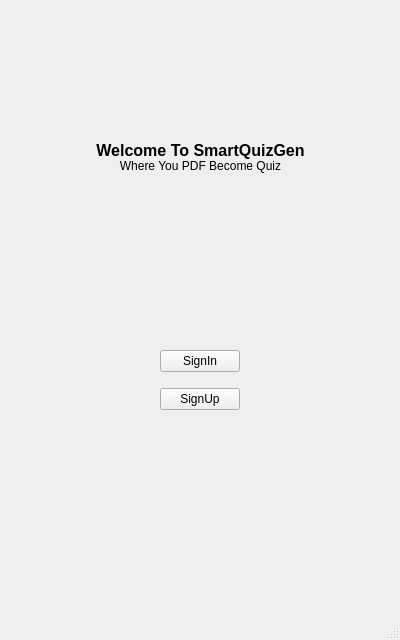
<?xml version="1.0" encoding="UTF-8"?>
<ui version="4.0">
 <class>MainWindow</class>
 <widget class="QMainWindow" name="MainWindow">
  <property name="enabled">
   <bool>true</bool>
  </property>
  <property name="geometry">
   <rect>
    <x>0</x>
    <y>0</y>
    <width>400</width>
    <height>640</height>
   </rect>
  </property>
  <property name="minimumSize">
   <size>
    <width>400</width>
    <height>640</height>
   </size>
  </property>
  <property name="maximumSize">
   <size>
    <width>400</width>
    <height>640</height>
   </size>
  </property>
  <property name="windowTitle">
   <string>SmartGuizGen</string>
  </property>
  <property name="layoutDirection">
   <enum>Qt::LayoutDirection::LeftToRight</enum>
  </property>
  <property name="styleSheet">
   <string notr="true"/>
  </property>
  <widget class="QWidget" name="centralwidget">
   <widget class="QLabel" name="label_2">
    <property name="geometry">
     <rect>
      <x>0</x>
      <y>150</y>
      <width>401</width>
      <height>31</height>
     </rect>
    </property>
    <property name="text">
     <string>Where You PDF Become Quiz</string>
    </property>
    <property name="alignment">
     <set>Qt::AlignmentFlag::AlignCenter</set>
    </property>
   </widget>
   <widget class="QLabel" name="label">
    <property name="geometry">
     <rect>
      <x>0</x>
      <y>120</y>
      <width>401</width>
      <height>61</height>
     </rect>
    </property>
    <property name="font">
     <font>
      <pointsize>12</pointsize>
      <bold>true</bold>
     </font>
    </property>
    <property name="text">
     <string>Welcome To SmartQuizGen</string>
    </property>
    <property name="alignment">
     <set>Qt::AlignmentFlag::AlignCenter</set>
    </property>
   </widget>
   <widget class="QWidget" name="verticalLayoutWidget">
    <property name="geometry">
     <rect>
      <x>0</x>
      <y>340</y>
      <width>401</width>
      <height>80</height>
     </rect>
    </property>
    <layout class="QVBoxLayout" name="verticalLayout">
     <item alignment="Qt::AlignmentFlag::AlignHCenter">
      <widget class="QPushButton" name="SignInButton">
       <property name="styleSheet">
        <string notr="true">#signInButton {
    border-radius: 40px;
}</string>
       </property>
       <property name="text">
        <string>SignIn</string>
       </property>
      </widget>
     </item>
     <item alignment="Qt::AlignmentFlag::AlignHCenter">
      <widget class="QPushButton" name="SignUpButton">
       <property name="text">
        <string>SignUp</string>
       </property>
      </widget>
     </item>
    </layout>
   </widget>
  </widget>
  <widget class="QMenuBar" name="menubar">
   <property name="geometry">
    <rect>
     <x>0</x>
     <y>0</y>
     <width>400</width>
     <height>25</height>
    </rect>
   </property>
  </widget>
  <widget class="QStatusBar" name="statusbar"/>
 </widget>
 <resources/>
 <connections/>
</ui>
